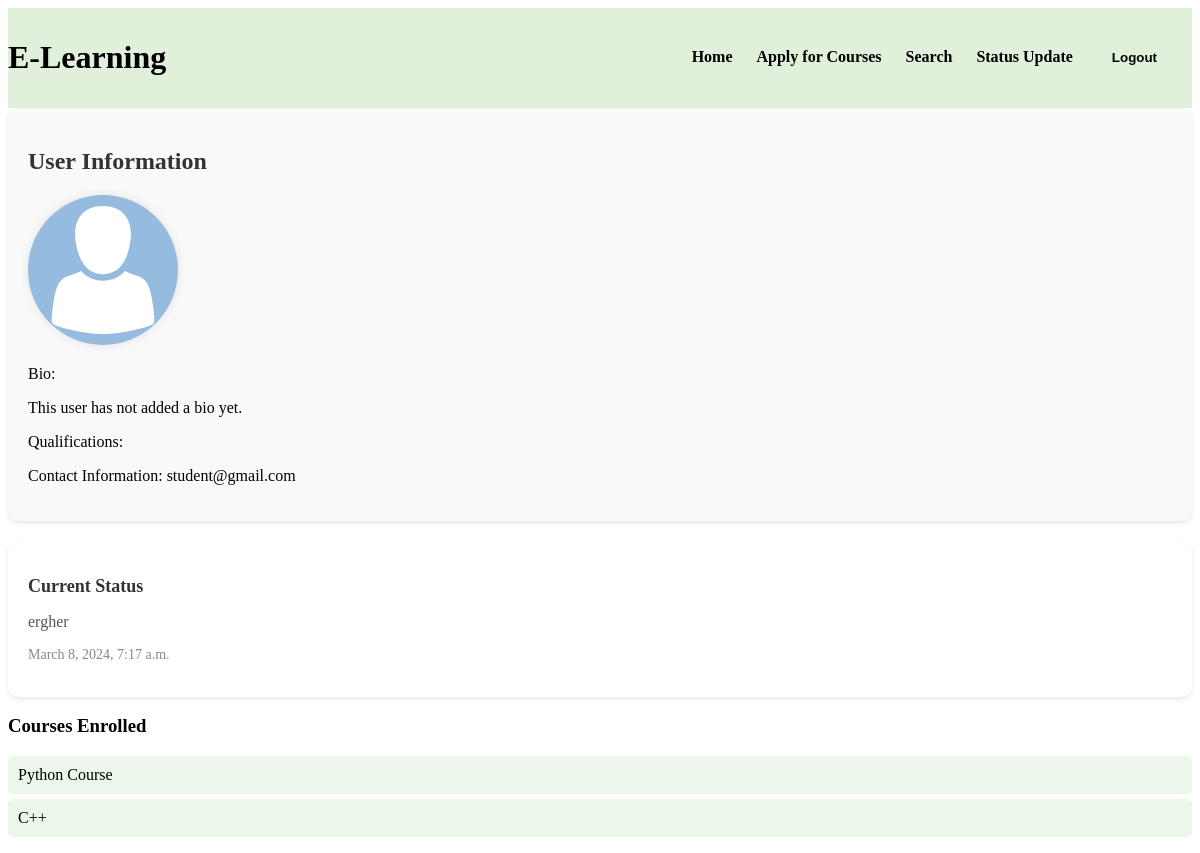
/profile/studentuser/ (signed in), run on an earlier commit of the app's database.
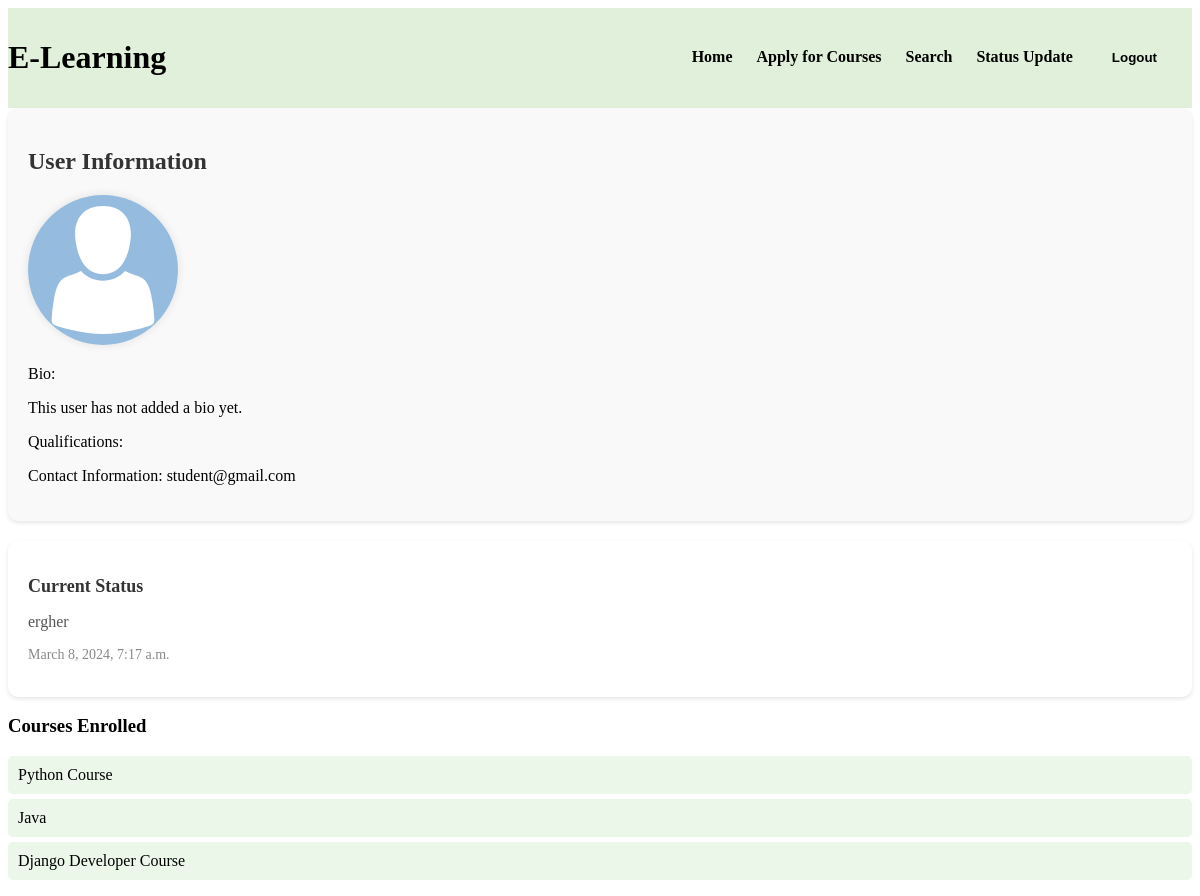
And on a later commit of the database.
### el/models.py (models this page shows)
class Enrollment(models.Model):
    student = models.ForeignKey(PortalUser, on_delete=models.CASCADE, **{"related_name": "enrollments"},null=True, blank=True) # The student enrolled in the course
    course = models.ForeignKey('Course', on_delete=models.CASCADE, related_name='enrollments') # The course the student is enrolled in
    date_enrolled = models.DateTimeField(default=timezone.now)  # The time the student was enrolled in the course

class Course(models.Model):
    title = models.CharField(max_length=255) # The title of the course
    description = models.TextField() # The description of the course
    subject = models.CharField(max_length=255, default='General') # The subject of the course
    teacher = models.ForeignKey(PortalUser, on_delete=models.CASCADE, related_name='courses_taught') # The teacher who teaches the course
    created_at = models.DateTimeField(auto_now_add=True) # The time the course was created

### el/views.py (the view)
# urls.py: path('profile/<str:username>/', user_profile, name='userprofile'),
@login_required
def user_profile(request, username):
    user = get_object_or_404(PortalUser, username=username) # Get the user object
    is_owner = (request.user == user)  # Check ownership
    print(f'User profile requested for {username} by {request.user.username}. Is owner: {is_owner}')
    latest_status = StatusUpdate.objects.filter(user=user).order_by('-timestamp').first()
    courses_taught = None
    if user.is_teacher(): # Check if the user is a teacher
        courses_taught = user.courses_taught.all() # Get all courses taught by the user
        print(f'Courses taught by {user.username}: {courses_taught}') # Print courses taught for debugging
    else:
        courses_taught = None # Set to None if the user is not a teacher
    courses_enrolled = None # Set to None by default
    if user.is_student(): # Check if the user is a student
        courses_enrolled = user.enrollments.all()
        for i in courses_enrolled:
            print(i.course.title)
    else:
        courses_enrolled = None
    print(f'Latest status: {latest_status.content if latest_status else "No status update available"}')
    context = {
        'user': user, # User details
        'is_owner': is_owner , # Check if the current user is the owner of the profile
        'latest_status': latest_status , # Latest status update from the user
        'courses_taught': courses_taught, # Courses taught by the user if they are a teacher
        'courses_enrolled': courses_enrolled # Courses enrolled by the user if they are a student
    }
    return render(request, 'userprofile.html', context)

### el/models.py (called while the page is built)
    def is_teacher(self):
        return self.user_type == 'teacher'

    def is_student(self):
        return self.user_type == 'student'

### el/templates/userprofile.html (shortened to what this page needs)
<!DOCTYPE html>
<html lang="en">
<head>
    {% load static %}
    <link rel="stylesheet" href="{% static 'css/navbar.css' %}">
    <link rel="stylesheet" href="{% static 'css/userprofile.css' %}">
</head>
<body>
    <header>
        <div class="logo">
            <h1 class="platform-title">E-Learning</h1>
        </div>
        <nav>
            <ul>
                <li><a href="{% url 'home'%}">Home</a></li>
                {% if user.is_authenticated %}
                    {% if user.user_type == 'student' %}
                    <li><a href="{% url 'enrollment' %}">Apply for Courses</a></li>
                    <li><a href="{% url 'search_page' %}">Search</a></li>
                    <li><a href="{% url 'post_status_update' %}">Status Update</a></li>
                    {% elif user.user_type == 'teacher' %}
                        <li><a href="{% url 'search_page' %}">Search</a></li>
                        <li><a href="{% url 'create_course' %}">Course Creation</a></li>
                    {% endif %}
                {% else %}
                    <li><a href="/login/">Login</a></li>
                    <li><a href="/register/">Register</a></li>
                {% endif %}
                <form action="{% url 'logout' %}" method="post">
                    <button type="submit">Logout</button>
                </form>
            </ul>
        </nav>
    </header>
    <main>
        <section class="user-information">
            <h2>User Information</h2>
            <section class="profile-picture-section">
                <div class="user-profile-picture">
                    {% if user.photo %}
                        <img src="{{ user.photo.url }}" alt="Profile Photo">
                    {% else %}
                        <img src="{% static 'images/placeholder_profile.svg' %}" alt="Placeholder Profile Photo">
                    {% endif %}
                </div>
            </section>
            <p>Bio: </p>
            {% if is_owner %}
                <form method="POST" action="{% url 'update_bio' %}">
                    {% csrf_token %}
                    <textarea name="bio" id="bio_field">{{ user.bio | default:"" }}</textarea>
                    <input type="hidden" name="field_name" value="bio" />
                    <input type="hidden" name="username" value="{{ user.username }}"> <button type="submit">Update Bio</button>
                </form>
            {% else %}
                {{ user.bio | default:"This user has not added a bio yet." }}
            {% endif %}
            <p>Qualifications: </p>
            <p>Contact Information: {{ user.email }}</p>
        </section>
        <section class="user-status">
            <div class="current-status">
                <h2>Current Status</h2>
                <p>{{ latest_status.content | default:"This user has not added a status yet." }}</p>
            </div>
            <div class="status-date-time">
                <p>{{ latest_status.timestamp | date:"F j, Y, g:i a" }}</p>
            </div>
        </section>
        {% if user.is_student %}
            {% if courses_enrolled %}
                <h3>Courses Enrolled</h3>
                <ul class="course-list">
                    {% for enrollment in courses_enrolled %}
                        <li>{{ enrollment.course.title }}</li>
                    {% endfor %}
                </ul>
            {% endif %}
        {% endif %}
    </main>
</body>
</html>

What changed in the data, as far as the page shows it:
removed Enrollment: course "C++"
added Enrollment: course "Java"
added Enrollment: course "Django Developer Course"
